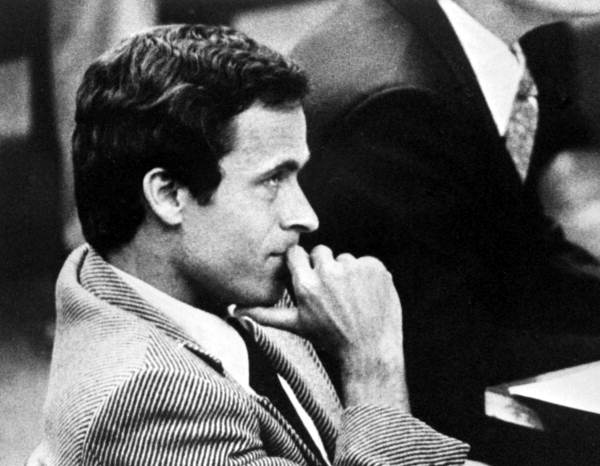
#> input picture ted_bundy_documentary/assets/archival/selected/bundy_court_1979.jpg, 600 x 466 px
$ python -i process_video.py   (imports and definitions only)   (older library calls are emulated)
#> lines starting #> are read from the running program, lines starting #| are printed output that depends on the picture
#> further down, picture is the input picture: shape (466, 600, 3); min 0, max 255, mean 90.6
#!/usr/bin/env python3
"""
Tractament local del vídeo d'una propietat real (FFmpeg + OpenCV, tot gratuït i local).

  python3 scripts/video/process_video.py scripts/video/casa-real.config.json

- No modifica mai el vídeo original: només el llegeix.
- Per a cada vista del recorregut tria el fotograma més nítid dins de la finestra de temps
  indicada i evita fotogrames gairebé idèntics (hash perceptual).
- Ajusta lleugerament la imatge (contrast local, brillantor en escenes fosques i nitidesa suau).
- Genera imatges optimitzades (alta i miniatura), un vídeo de recorregut editat sense àudio
  i un JSON de dades que la web importa (src/data/<id>.generated.json).

Requisits: ffmpeg/ffprobe al PATH, Python 3 amb opencv-python-headless i numpy.
"""
import json
import os
import shutil
import subprocess
import sys
import tempfile

import cv2
import numpy as np

ROOT = os.path.abspath(os.path.join(os.path.dirname(__file__), '..', '..'))


def run(cmd):
    subprocess.run(cmd, check=True, stdout=subprocess.DEVNULL, stderr=subprocess.PIPE)


# [15 lines left out: function probe, not called in this run]


def sharpness(img):
    g = cv2.cvtColor(img, cv2.COLOR_BGR2GRAY)
    return float(cv2.Laplacian(g, cv2.CV_64F).var())


# [4 lines left out: function dhash, not called in this run]


def enhance(img):
    """Millora suau: contrast local (CLAHE), brillantor en escenes fosques i nitidesa lleugera."""
    lab = cv2.cvtColor(img, cv2.COLOR_BGR2LAB)
#> lab: shape (466, 600, 3); mean of channels 0, 1, 2 92.6, 128, 128
    l, a, b = cv2.split(lab)
#> a: shape (466, 600); every value is 128
    mean = l.mean()
#> mean = 92.56
    if mean < 95:  # escena fosca (p. ex. la cuina): corba gamma per aixecar ombres
        gamma = np.interp(mean, [30, 95], [0.7, 0.95])
#> gamma = 0.941
        lut = np.array([((i / 255.0) ** gamma) * 255 for i in range(256)]).astype('uint8')
#> lut = 256 values from 0 to 255
        l = cv2.LUT(l, lut)
    l = cv2.createCLAHE(clipLimit=1.15, tileGridSize=(6, 6)).apply(l)
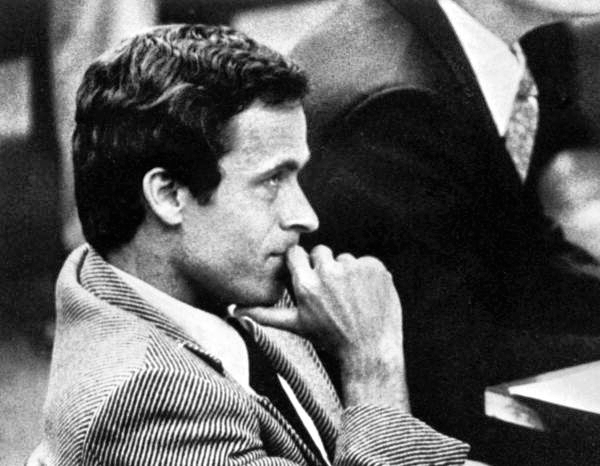
#> l: shape (466, 600); min 0, max 255, mean 95.5
    out = cv2.cvtColor(cv2.merge([l, a, b]), cv2.COLOR_LAB2BGR)
    blur = cv2.GaussianBlur(out, (0, 0), 1.0)
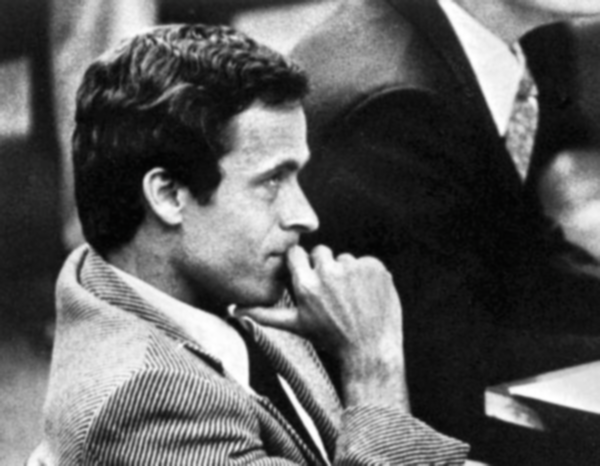
#> blur: shape (466, 600, 3); mean B, G, R 93.5, 93.6, 93.5
    return cv2.addWeighted(out, 1.18, blur, -0.18, 0)


# [107 lines left out: functions blur_regions, frames_in_window, save_jpg, build_clip, main, not called in this run]


# [2 lines not run here, left out]

>>> import cv2
>>> picture = cv2.imread('../../../ted_bundy_documentary/assets/archival/selected/bundy_court_1979.jpg')
>>> result = enhance(picture)

$ run again, on ted_bundy_documentary/assets/archival/selected/bundy_fdoc_1980.jpg
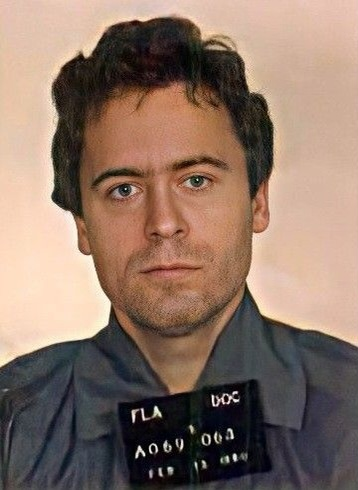
#> input picture ted_bundy_documentary/assets/archival/selected/bundy_fdoc_1980.jpg, 358 x 490 px
#> picture is the input picture: shape (490, 358, 3); mean B, G, R 102.5, 116, 139.6
#> lab: shape (490, 358, 3); mean of channels 0, 1, 2 125.8, 135.2, 138.5
#> in enhance, `l, a, b = cv2.split(lab)`:
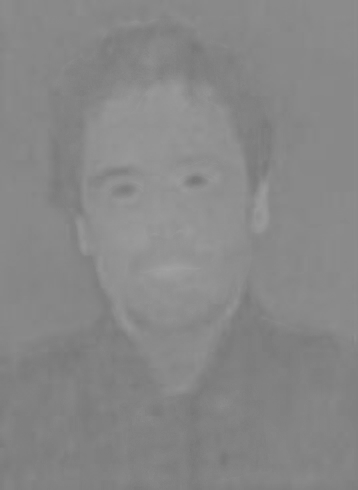
#> a: shape (490, 358); min 118, max 162, mean 135.2
#> mean = 125.8
#> in enhance, `out = cv2.cvtColor(cv2.merge([l, a, b]), cv2.COLOR_LAB2BGR)`:
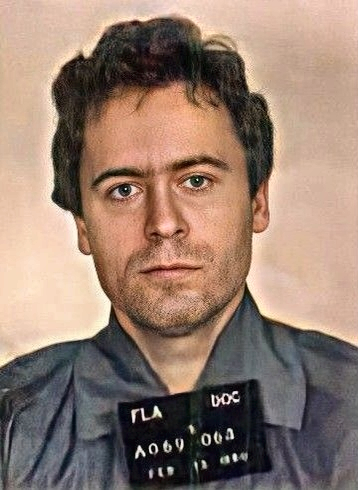
#> out: shape (490, 358, 3); mean B, G, R 111.7, 125.4, 149.3

$ run again, on ted_bundy_documentary/assets/archival/selected/bundy_hagmaier.jpg
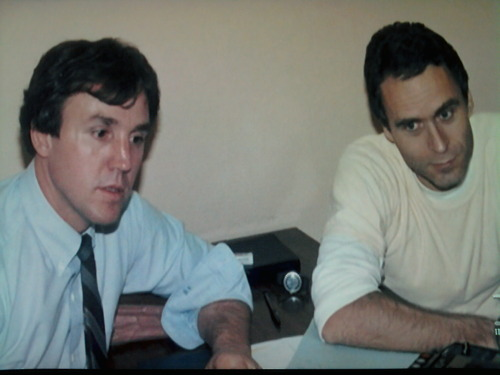
#> input picture ted_bundy_documentary/assets/archival/selected/bundy_hagmaier.jpg, 500 x 375 px
#> picture is the input picture: shape (375, 500, 3); mean B, G, R 114.5, 119.8, 115.9
#> lab: shape (375, 500, 3); mean of channels 0, 1, 2 125.4, 125.9, 130.5
#> in enhance, `l, a, b = cv2.split(lab)`:
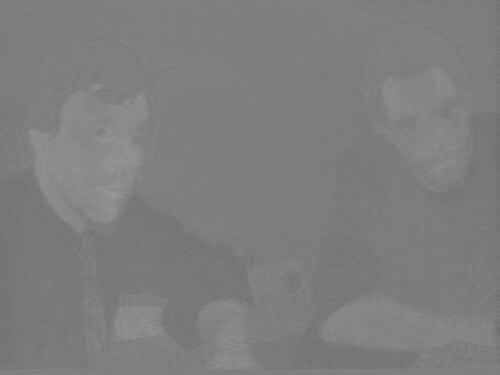
#> a: shape (375, 500); min 107, max 153, mean 125.9
#> mean = 125.4
#> in enhance, `out = cv2.cvtColor(cv2.merge([l, a, b]), cv2.COLOR_LAB2BGR)`:
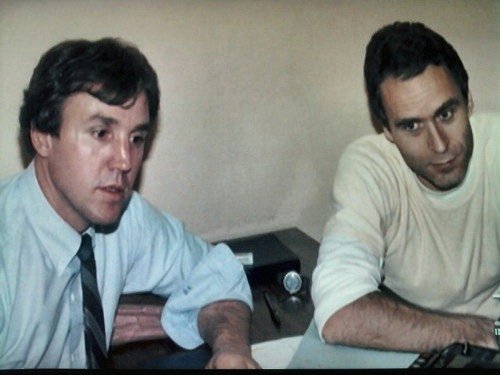
#> out: shape (375, 500, 3); mean B, G, R 126.3, 131.8, 127.8

$ run again, on ted_bundy_documentary/assets/archival/selected/bundy_mugshot_1988.jpg
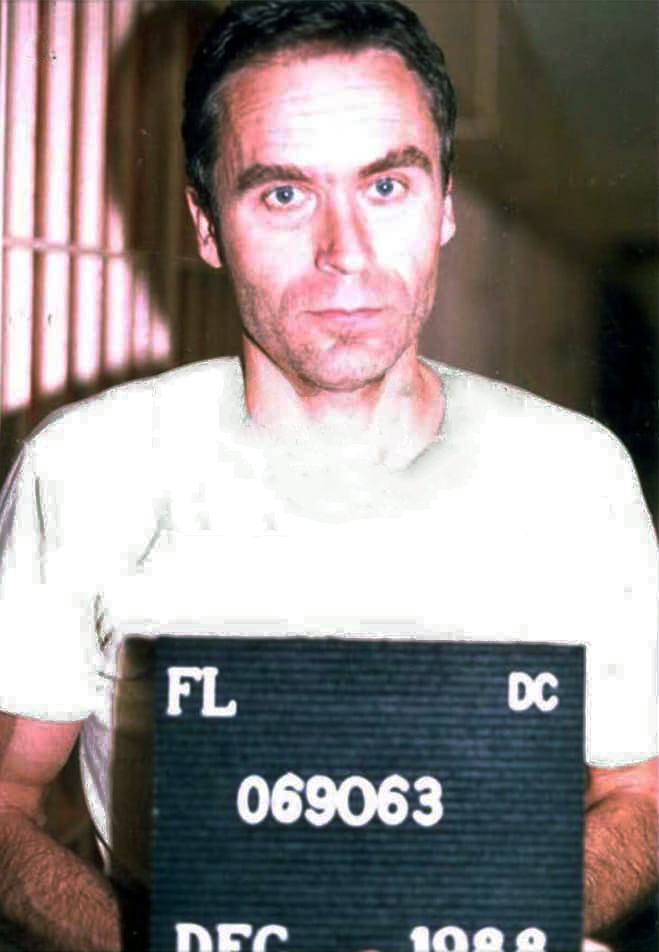
#> input picture ted_bundy_documentary/assets/archival/selected/bundy_mugshot_1988.jpg, 659 x 952 px
#> picture is the input picture: shape (952, 659, 3); mean B, G, R 137, 138, 146.7
#> lab: shape (952, 659, 3); mean of channels 0, 1, 2 143.6, 131.5, 130.2
#> in enhance, `l, a, b = cv2.split(lab)`:
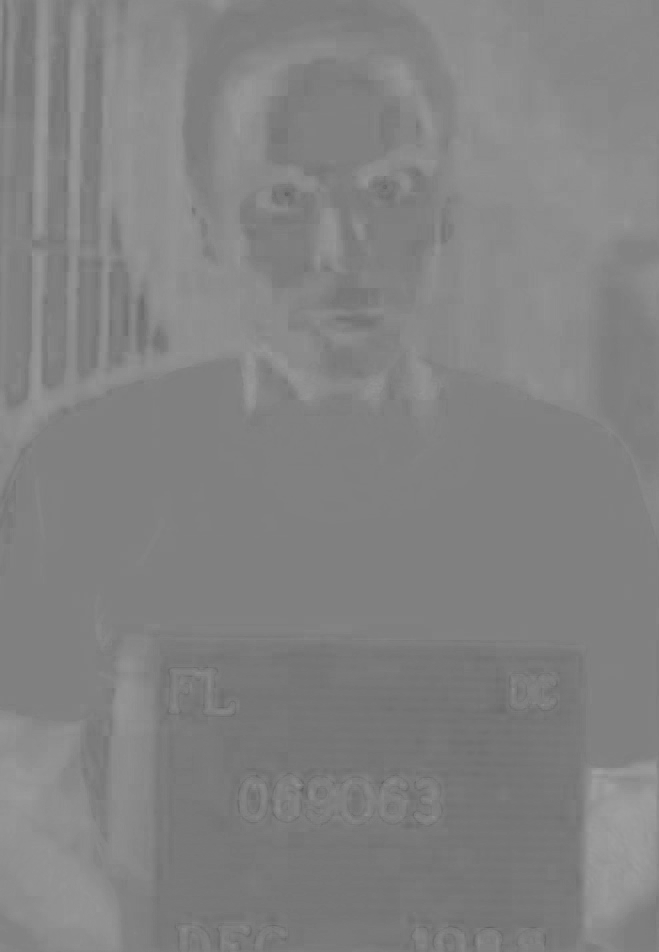
#> b: shape (952, 659); min 95, max 159, mean 130.2
#> mean = 143.6
#> in enhance, `out = cv2.cvtColor(cv2.merge([l, a, b]), cv2.COLOR_LAB2BGR)`:
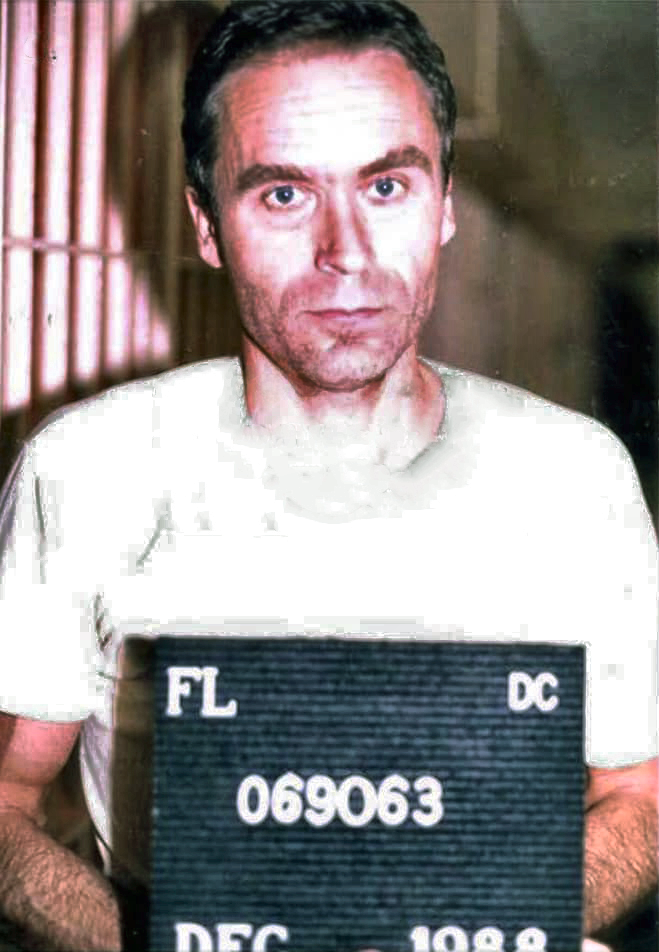
#> out: shape (952, 659, 3); mean B, G, R 137.5, 138.6, 147.1
